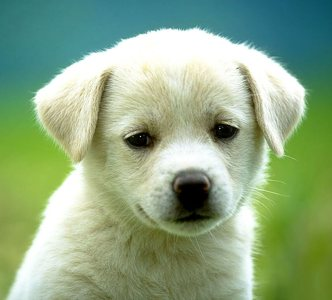
#> input picture FrequencyFilter/images/img2.jpg, 332 x 300 px, found by its file name
$ python Normalization.py
#> lines starting #> are read from the running program, lines starting #| are printed output that depends on the picture
import cv2
import numpy as np
img=cv2.imread("./images/img2.jpg")
#> img is the input picture: shape (300, 332, 3); mean B, G, R 132.4, 168.2, 141.9
img=img[:,:,0]
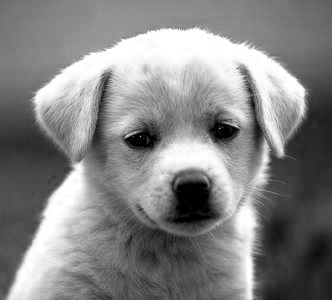
#> img: shape (300, 332); min 0, max 255, mean 132.4

img_norm01=((img - np.min(img))/(np.max(img)-np.min(img)))
cv2.imshow("1",img_norm01)
cv2.waitKey(0)


img_norm0255=np.uint8(255 * ((img_norm01 - np.min(img_norm01))/(np.max(img_norm01)-np.min(img_norm01))))
cv2.imshow("2",img_norm0255)
cv2.waitKey(0)

img_norm60188=np.uint8(128 * ((img_norm01 - np.min(img_norm01))/(np.max(img_norm01)-np.min(img_norm01)))+60)
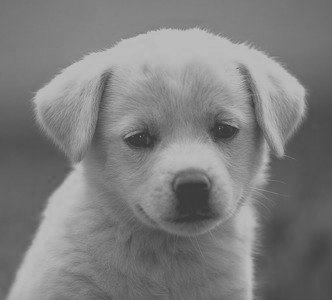
#> img_norm60188: shape (300, 332); min 60, max 188, mean 126
cv2.imshow("3",img_norm60188)
cv2.waitKey(0)

img1=img.astype('float')
img_normCV=cv2.normalize(img1,None,0.0,1.0,cv2.NORM_MINMAX)
cv2.imshow("4",img_normCV)
cv2.waitKey(0)

$ run again, with FrequencyFilter/images/img1.jpg copied over FrequencyFilter/images/img2.jpg
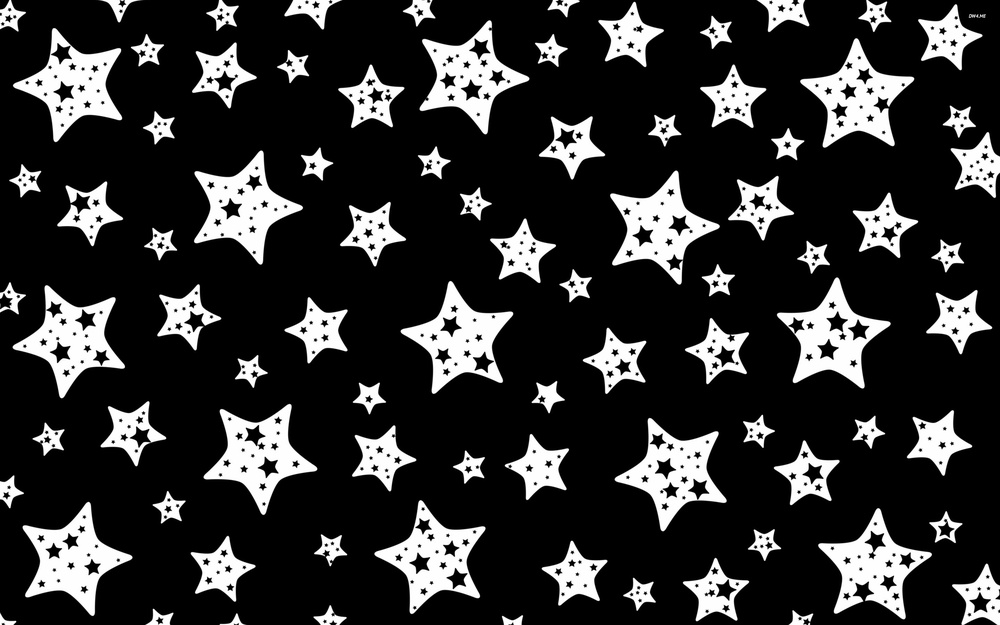
#> input picture FrequencyFilter/images/img1.jpg, 1000 x 625 px, shrunk from 2880 x 1800 before the run, found by its file name
#> img is the input picture: shape (625, 1000, 3); min 0, max 255, mean 49.8
#> img: shape (625, 1000)
#> `img_norm60188=np.uint8(128 * ((img_norm01 - np.min(img_norm01))/(np.ma..`:
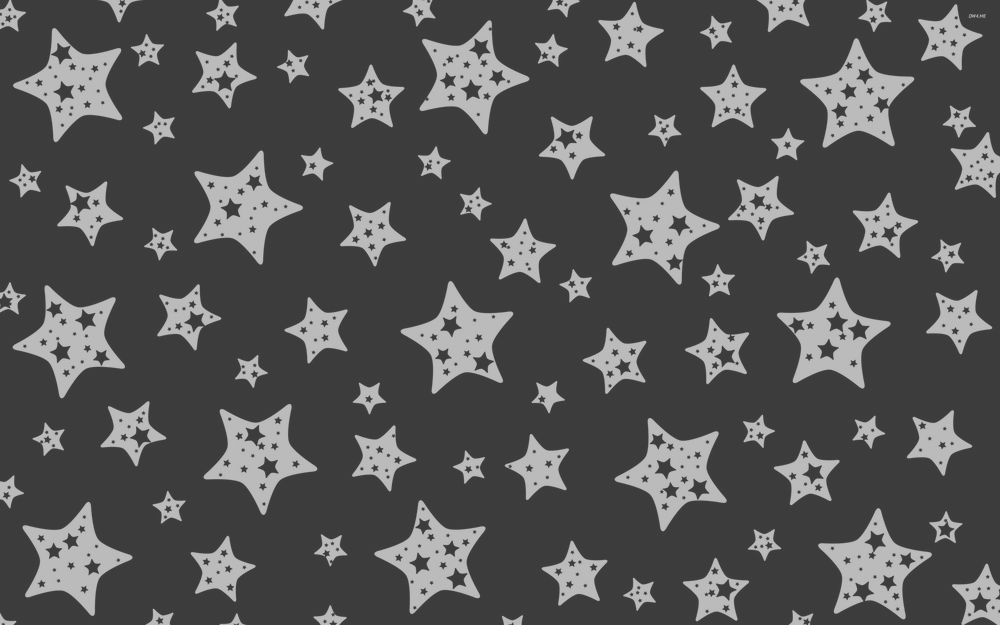
#> img_norm60188: shape (625, 1000); min 60, max 188, mean 84.9
